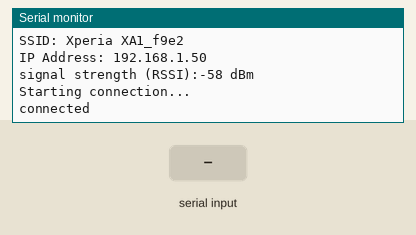
Bench run of a sketch on a simulated Arduino MKR. On the bench: the last lines printed to the serial monitor. The inputs (shaded band) are chosen by the test bench. WiFi joins after 1.5 s; servers stay silent unless stated.

Above: at 12.9 s.
13.0 s: "1" received over the second serial link
At 14.8 s:
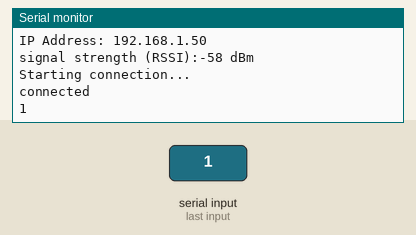
15.2 s: "0" received over the second serial link
At 16.3 s:
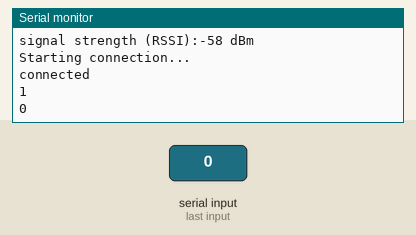
16.7 s: "2" received over the second serial link
At 17.1 s:
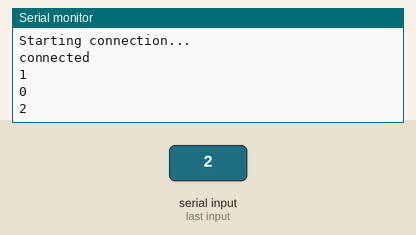

The sketch:

wifiReader_mkr1000.ino
```cpp
/*

 This example  prints the WiFi shield's MAC address, and
 scans for available WiFi networks using the WiFi shield.
 Every ten seconds, it scans again. It doesn't actually
 connect to any network, so no encryption scheme is specified.

 Circuit:
 * WiFi shield attached

 created 13 July 2010
 by dlf (Metodo2 srl)
 modified 21 Junn 2012
 by Tom Igoe and Jaymes Dec
 */


#include <SPI.h>
#include <WiFi101.h>


char ssid[] = "Xperia XA1_f9e2";        // your network SSID (name)
char pass[] = "Hutchinson45120";       // your network password (use for WPA, or use as key for WEP)


int status = WL_IDLE_STATUS;

WiFiClient client;

const int GMT = 2; //change this to adapt it to your time zone
char servername[]="tribhut.000webhostapp.com";//server name

void setup() {
  //Initialize serial and wait for port to open:
  Serial.begin(9600);
  Serial1.begin(9600);

  // check if the WiFi module works
  if (WiFi.status() == WL_NO_SHIELD) {
    Serial.println("WiFi shield not present");
    // don't continue:
    while (true);
  }

  // attempt to connect to WiFi network:
  while ( status != WL_CONNECTED) {
    Serial.print("Attempting to connect to SSID: ");
    Serial.println(ssid);
    // Connect to WPA/WPA2 network. Change this line if using open or WEP network:
    status = WiFi.begin(ssid, pass);

    // wait 10 seconds for connection:
    delay(10000);
  }

  // you're connected now, so print out the status:
  printWiFiStatus();

  /*rtc.begin();

  unsigned long epoch;
  int numberOfTries = 0, maxTries = 6;
  do {
    epoch = WiFi.getTime();
    numberOfTries++;
  }
  while ((epoch == 0) || (numberOfTries > maxTries));

  if (numberOfTries > maxTries) {
    Serial.print("NTP unreachable!!");
    while (1);
  }
  else {
    Serial.print("Epoch received: ");
    Serial.println(epoch);
    rtc.setEpoch(epoch);

    Serial.println();
  }
  */

  connect();
}

void loop() {

  client.println("inside loop");
  delay(1000);


  String content = "";
  char character;

    while(Serial1.available()) {
        character = Serial1.read();
        content.concat(character);
    }

    if (content != "") {
      Serial.println(content);
    }
}


void connect(){
    Serial.println("\nStarting connection...");
    // if you get a connection, report back via serial:
    if (client.connect(servername, 80)) {
      Serial.println("connected");
      // Make a HTTP request:
      client.println("GET / HTTP/1.1");
      client.println("Host: tribhut.000webhostapp.com");
      client.println("Connection: close");
      client.println();
    }
}


void printWiFiStatus() {
  // print the SSID of the network you're attached to:
  Serial.print("SSID: ");
  Serial.println(WiFi.SSID());

  // print your WiFi shield's IP address:
  IPAddress ip = WiFi.localIP();
  Serial.print("IP Address: ");
  Serial.println(ip);

  // print the received signal strength:
  long rssi = WiFi.RSSI();
  Serial.print("signal strength (RSSI):");
  Serial.print(rssi);
  Serial.println(" dBm");
}
```

Measured:
- after the input at 13.0 s, the serial monitor: prints a new line after 0.70 s (image 1)
- after the input at 15.2 s, the serial monitor: prints a new line after 0.50 s (image 2)
- after the input at 16.7 s, the serial monitor: prints a new line at once (image 3)
